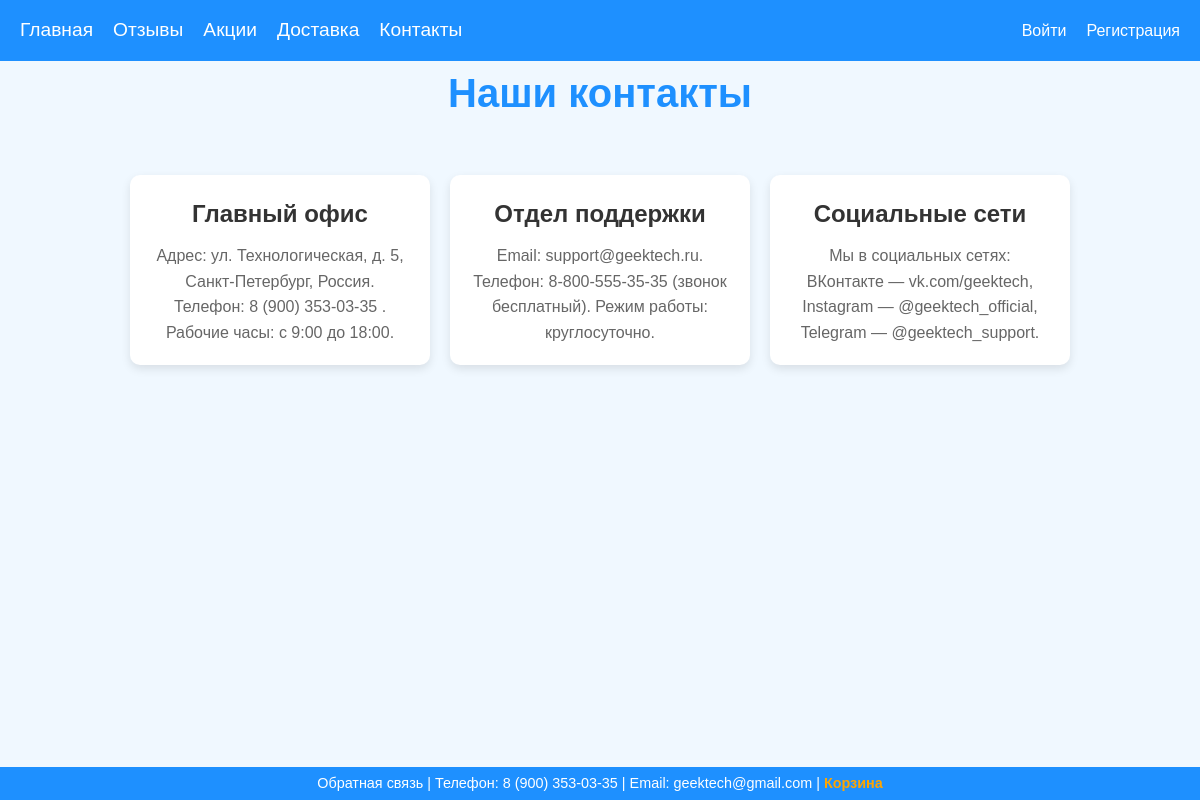
Screenshot of /geektech/contacts/ with the database file from the repository.
### shopapp/models.py (models this page shows)
class Contact(models.Model):
    title = models.CharField(max_length=150)
    text = models.TextField(max_length=2000)

### shopapp/views.py (the view)
# urls.py: path('contacts/', ContactsView.as_view(), name='contacts'),
class ContactsView(View):
    def get(self, request: HttpRequest):
        contacts = Contact.objects.all()
        return render(request, 'contacts.html', {'contacts':contacts})

### shopapp/templates/contacts.html (shortened to what this page needs)
{% extends 'base.html' %}
{% block additional_styles %}
    {% load static %}
    <link rel="stylesheet" href="{% static 'css/base.css' %}">
    <link rel="stylesheet" href="{% static 'css/contacts.css' %}">
{% endblock %}
{% block main %}
    <h1>Наши контакты</h1>
    <div class="container">
        {% for contact in contacts %}
            <div class="contact-item">
                <h2>{{ contact.title }}</h2>
                <p>{{ contact.text }}</p>
            </div>
        {% empty %}
            <div class="contact-item">
                <h2>Информация недоступна</h2>
                <p>На данный момент контакты отсутствуют. Пожалуйста, свяжитесь с нами позже.</p>
            </div>
        {% endfor %}
    </div>
{% endblock %}

### shopapp/templates/base.html (shortened to what this page needs)
<!DOCTYPE html>
<html lang="ru">
<head>
    {% load static %}
    <link rel="stylesheet" href="{% static 'css/base.css' %}">
    {% block additional_styles %}
    {% endblock %}
</head>
<body>
    <header>
        <div class="menu">
            <a href="{% url 'shopapp:index' %}">Главная</a>
            <a href="{% url 'shopapp:reviews' %}">Отзывы</a>
            <a href="{% url 'shopapp:promotions' %}">Акции</a>
            <a href="{% url 'shopapp:delivery' %}">Доставка</a>
            <a href="{% url 'shopapp:contacts' %}">Контакты</a>
        </div>
        <div class="log-reg-menu">
            {% if user.is_authenticated %}
                <a href="{% url 'users:profile' %}"><span>Привет, {{ user.username }}</span></a>
                <div>
                    <form action="{% url 'logout' %}" method="post">
                        {% csrf_token %}
                        <input type="hidden" name="next" value="{% url 'shopapp:index' %}">
                        <button type="submit" class="btn-logout">Выйти</button>
                    </form>
                </div>
            {% else %}
                <a href="{% url 'users:profile' %}">Войти</a>
                <a href="{% url 'users:register' %}">Регистрация</a>
            {% endif %}
        </div>
    </header>
    <main>
        {% block main %}
        {% endblock %}
    </main>
<footer>
    <div class="footer-content">
        <span>Обратная связь | Телефон: 8 (900) 353-03-35 | Email: geektech@gmail.com | <a href="{% url 'shopapp:cart' %}">Корзина</a></span>
    </div>
</footer>
</body>
</html>

### shopapp/static/css/base.css (style rules this page uses)
* { margin: 0; padding: 0; box-sizing: border-box; }
body { font-family: Arial, sans-serif; background-color: #f0f8ff; color: #333; line-height: 1.6; display: flex; flex-direction: column; min-height: 100vh; }
main { flex-grow: 1; }
header { background-color: #1e90ff; color: white; padding: 15px 20px; display: flex; justify-content: space-between; align-items: center; font-family: Arial, sans-serif; }
header .menu { display: flex; gap: 20px; color: #333; font-size: 1.2em; }
header .menu a { color: #fff; text-decoration: none; }
header .log-reg-menu { display: flex; justify-content: flex-end; align-items: center; gap: 20px; }
header .log-reg-menu a { color: #fff; text-decoration: none; }
footer { background-color: #1e90ff; color: white; text-align: center; padding: 5px 20px; position: relative; width: 100%; bottom: 0; margin-top: auto; }
.footer-content { display: flex; justify-content: center; align-items: center; font-size: 0.9em; font-weight: 400; }
.footer-content span { display: inline; color: white; }
.footer-content a { color: #ffa500; text-decoration: none; font-weight: bold; }

### shopapp/static/css/contacts.css (style rules this page uses)
h1 { text-align: center; font-size: 2.5rem; color: #1e90ff; margin-bottom: 30px; }
.container { display: flex; flex-wrap: wrap; gap: 20px; justify-content: center; padding: 20px; }
.contact-item { background-color: #fff; padding: 20px; border-radius: 10px; box-shadow: 0 4px 10px rgba(0, 0, 0, 0.1); width: 300px; text-align: center; transition: transform 0.3s ease, box-shadow 0.3s ease; }
.contact-item h2 { font-size: 1.5rem; color: #333; margin-bottom: 10px; }
.contact-item p { font-size: 1rem; color: #666; line-height: 1.6; }

### rows the page displays
Contact: title "Главный офис", text "Адрес: ул. Технологическая, д. 5, Санкт-Петербург, Россия. Телефон: 8 (900) 353-03-35 . Рабочие часы: с 9:00 до 18:00."
Contact: title "Отдел поддержки", text "Email: support@geektech.ru. Телефон: 8-800-555-35-35 (звонок бесплатный). Режим работы: круглосуточно."
Contact: title "Социальные сети", text "Мы в социальных сетях: ВКонтакте — vk.com/geektech, Instagram — @geektech_official, Telegram — @geektech_support."
